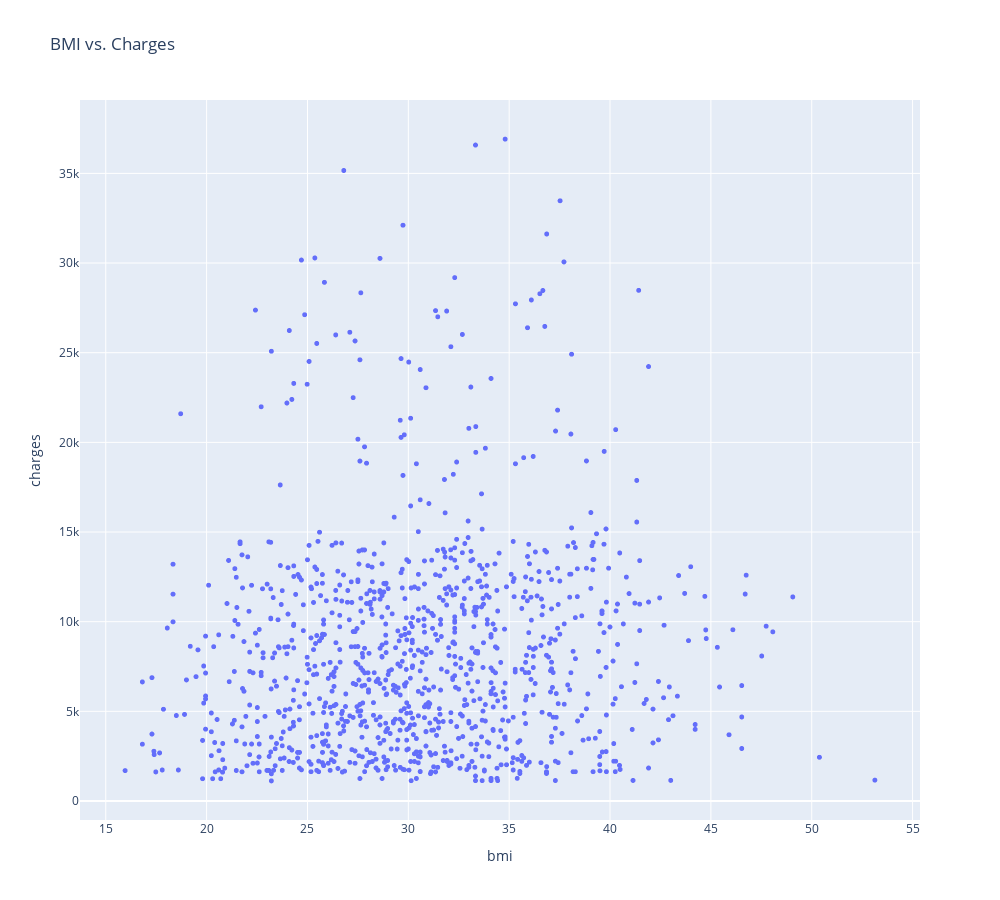

Here is the notebook cell this chart was saved with:
### Code cell
fig = px.scatter(non_smoker_df, x = 'bmi', y = 'charges', title = 'BMI vs. Charges')
fig.update_traces(marker_size = 5)
fig.update_layout(width = 1000, height = 900)
fig.show()

### Figure 1 — Plotly figure (JSON) as saved in the notebook; plotly's stock layout.template omitted (floating-point values rounded to 4 significant figures; data arrays with more than 128 entries replaced by an {"elided": "..."} marker saying what was removed)
{"data": [{"hovertemplate": "bmi=%{x}<br>charges=%{y}<extra></extra>", "legendgroup": "", "marker": {"color": "#636efa", "size": 5, "symbol": "circle"}, "mode": "markers", "name": "", "showlegend": false, "type": "scattergl", "x": {"elided": "1064 float values"}, "xaxis": "x", "y": {"elided": "1064 float values"}, "yaxis": "y"}], "layout": {"height": 900, "legend": {"tracegroupgap": 0}, "title": {"text": "BMI vs. Charges"}, "width": 1000, "xaxis": {"anchor": "y", "domain": [0, 1], "title": {"text": "bmi"}}, "yaxis": {"anchor": "x", "domain": [0, 1], "title": {"text": "charges"}}}}
